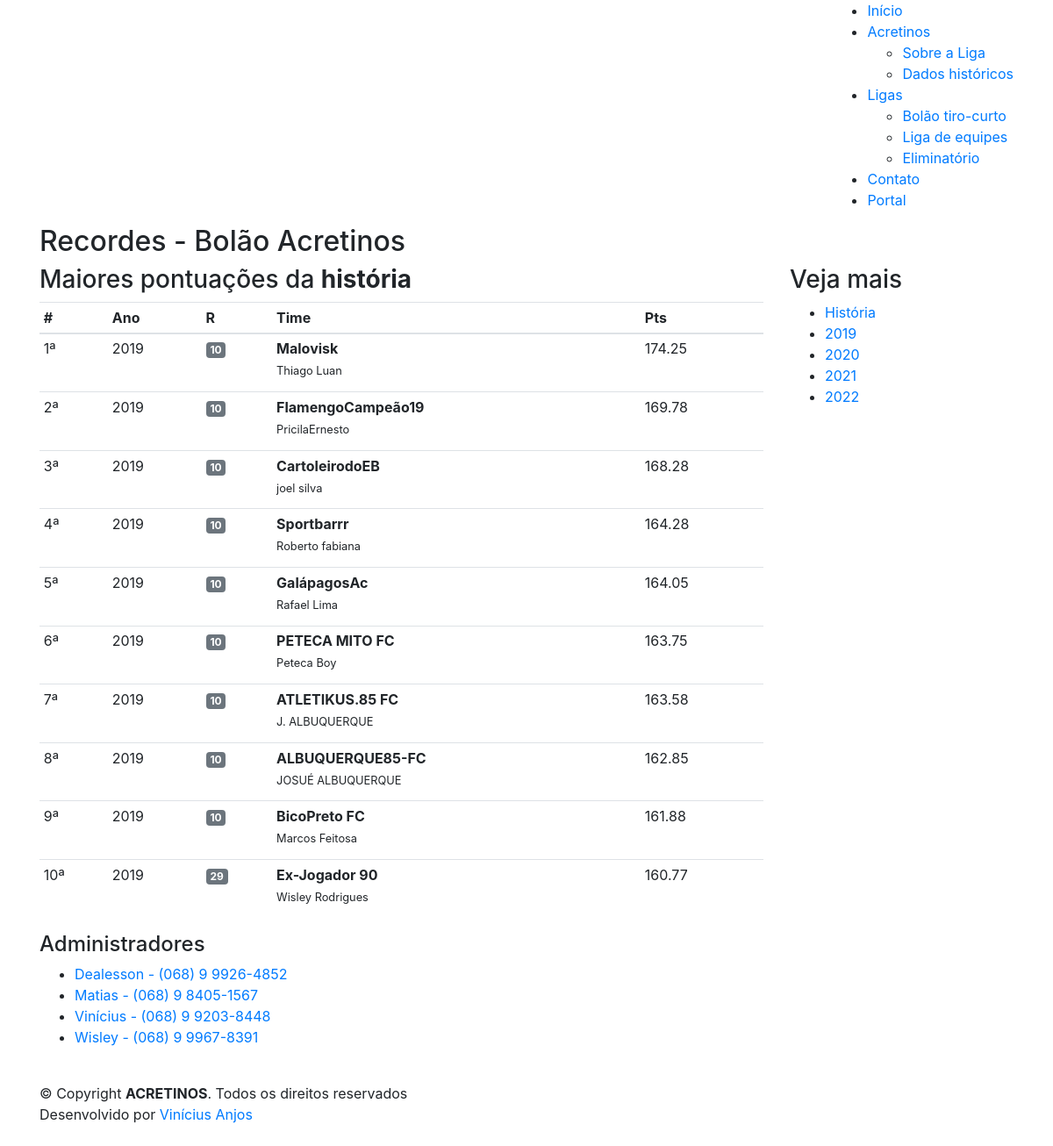
Page /index.php/historico/recordesbolao on the committed database.
### tables this page shows
CREATE TABLE `ytop` (
  `topid` int(11) NOT NULL,
  `topyear` int(11) NOT NULL,
  `topround` int(11) NOT NULL,
  `topdesc` tinyint(2) NOT NULL,
  `toptype` tinyint(2) NOT NULL,
  `topcoach` varchar(255) NOT NULL,
  `topteam` varchar(255) NOT NULL,
  `topaward` float NOT NULL
);

### application/controllers/Historico.php (called while the page is built, shortened)
<?php
class Historico extends CI_Controller {
    public function recordesbolao() {
        $this->load->model('YtopModel');
        $ytop = new YtopModel();
        $data = $ytop->listingcontest();
        $msg = array("top" => $data, "desc" => 2);
        $this->load->view('template/header');
        $this->load->view('contestrecords', $msg);
        $this->load->view('template/footer');
    }
}

### index.php (called while the page is built, shortened)
<?php
require_once BASEPATH.'core/CodeIgniter.php';

### application/models/YtopModel.php (called while the page is built, shortened)
<?php
class YtopModel extends CI_Model{
    public function listingcontest() {
        $this->db->where("toptype", 2);
        $this->db->where("topdesc", 2);
        $this->db->order_by("topaward", "desc");
        $this->db->order_by("topteam", "asc");
        return $this->db->get("ytop")->result();
    }
}

### application/views/contestrecords.php (the view, shortened to what this page needs)
<head>
</head>
<main id="main">
	<section id="breadcrumbs" class="breadcrumbs">
		<div class="container">
			<div class="d-flex justify-content-between align-items-center">
				<h2>Recordes - Bolão Acretinos</h2>
			</div>
		</div>
	</section>
	<section id="blog" class="blog">
		<div class="container">
			<div class="row">
				<div class="col-lg-9 entries">
					<article class="entry" data-aos="fade-up">
						<?php if($desc == 2){ ?>
							<h3> Maiores pontuações da <strong> história </strong> </h3>
						<?php } else { ?>
							<h3> Maiores pontuações de <strong> <?= $year ?> </strong> </h3>
						<?php } ?>
						<table class="table table-sm table-hover table-responsive-sm">
							<?php if ($top) { ?>
								<thead>
									<tr>
										<th title="Posição">#</th>
										<?php if($desc == 2){ ?>
											<th title="Ano">Ano</th>
										<?php } ?>
										<th title="Rodada">R</th>
										<th title="Time">Time</th>
										<th title="Pontuação">Pts</th>
									</tr>
								</thead>
								<tbody>
									<?php $cont = 0;  ?>
									<?php foreach ($top as $top_team) {  ?>
										<?php $cont++; ?>
										<tr>
											<td><?php echo $cont."ª" ?></td>
											<?php if($desc == 2){ ?>
												<td><?php echo $top_team->topyear ?></td>
											<?php } ?>
											<td>
											    <span class="badge badge-secondary"">
    												<?php echo $top_team->topround ?>
    											</span>
											</td>
											<td>
												<dt><?php echo $top_team->topteam ?></dt>
												<dd><small><?php echo $top_team->topcoach ?></small></dd>
											</td>
											<td><?php echo number_format($top_team->topaward, 2, '.', '') ?></td>
										</tr>
									<?php } ?>
								</tbody>
							<?php }else{ ?>
								<h4>Não existe informações para sua busca!</h4>
							<?php } ?>
						</table>
					</article>
				</div>
				<div class="col-lg-3">
					<div class="sidebar" data-aos="fade-left">
						<h3 class="sidebar-title">Veja mais</h3>
						<div class="sidebar-item categories">
							<ul>
								<li><a href="<?= base_url('historico/recordesbolao');?>"> História </a></li>
								<li><a href="<?= base_url('historico/recordesbolaoano/2019');?>"> 2019 </a></li>
								<li><a href="<?= base_url('historico/recordesbolaoano/2020');?>"> 2020 </a></li>
								<li><a href="<?= base_url('historico/recordesbolaoano/2021');?>"> 2021 </a></li>
								<li><a href="<?= base_url('historico/recordesbolaoano/2022');?>"> 2022 </a></li>
							</ul>
						</div>
					</div>
				</div>
			</div>
		</div>
    </section>
</main>

### application/views/template/header.php (style rules this page uses)
a:link { text-decoration:none; }

### rows in the picture
ytop: topyear "2019", topround "10", topteam "Malovisk", topcoach "Thiago Luan", topaward "174.25"
ytop: topyear "2019", topround "10", topteam "FlamengoCampeão19", topcoach "PricilaErnesto", topaward "169.78"
ytop: topyear "2019", topround "10", topteam "CartoleirodoEB", topcoach "joel silva", topaward "168.28"
ytop: topyear "2019", topround "10", topteam "Sportbarrr", topcoach "Roberto fabiana", topaward "164.28"
ytop: topyear "2019", topround "10", topteam "GalápagosAc", topcoach "Rafael Lima", topaward "164.05"
ytop: topyear "2019", topround "10", topteam "PETECA MITO FC", topcoach "Peteca Boy", topaward "163.75"
ytop: topyear "2019", topround "10", topteam "ATLETIKUS.85 FC", topcoach "J. ALBUQUERQUE", topaward "163.58"
ytop: topyear "2019", topround "10", topteam "ALBUQUERQUE85-FC", topcoach "JOSUÉ ALBUQUERQUE", topaward "162.85"
ytop: topyear "2019", topround "10", topteam "BicoPreto FC", topcoach "Marcos Feitosa", topaward "161.88"
ytop: topyear "2019", topround "29", topteam "Ex-Jogador 90", topcoach "Wisley Rodrigues", topaward "160.77"
